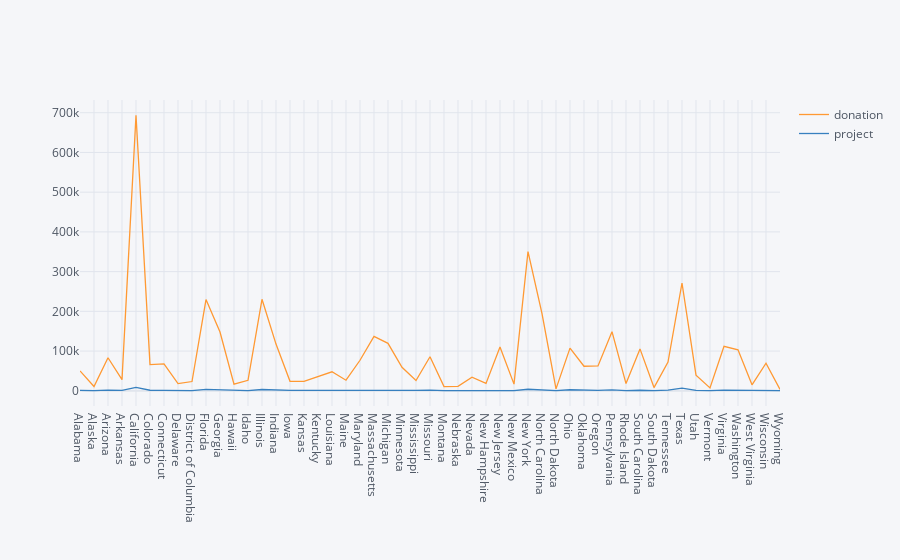

Notebook code for this chart:
### Code cell
p=pd.concat([a2,a1],axis=1,keys=['donation','project'])
p=p.dropna()
p.iplot(kind="scatter")
print(p)

### Figure 1 — Plotly figure (JSON) as saved in the notebook; plotly's stock layout.template omitted (floating-point values rounded to 4 significant figures)
{"data": [{"line": {"color": "rgba(255, 153, 51, 1.0)", "dash": "solid", "shape": "linear", "width": 1.3}, "mode": "lines", "name": "donation", "text": "", "type": "scatter", "x": ["Alabama", "Alaska", "Arizona", "Arkansas", "California", "Colorado", "Connecticut", "Delaware", "District of Columbia", "Florida", "Georgia", "Hawaii", "Idaho", "Illinois", "Indiana", "Iowa", "Kansas", "Kentucky", "Louisiana", "Maine", "Maryland", "Massachusetts", "Michigan", "Minnesota", "Mississippi", "Missouri", "Montana", "Nebraska", "Nevada", "New Hampshire", "New Jersey", "New Mexico", "New York", "North Carolina", "North Dakota", "Ohio", "Oklahoma", "Oregon", "Pennsylvania", "Rhode Island", "South Carolina", "South Dakota", "Tennessee", "Texas", "Utah", "Vermont", "Virginia", "Washington", "West Virginia", "Wisconsin", "Wyoming"], "y": [50002, 10729, 83092, 28021, 693577, 65940, 67892, 17872, 23217, 229542, 147897, 16707, 26245, 230350, 117470, 23894, 23598, 34700, 47699, 26550, 76769, 136845, 119337, 59078, 25863, 85597, 10614, 11131, 34220, 18555, 109926, 16734, 350553, 194465, 4666, 107401, 61697, 62418, 148752, 18129, 105421, 7982, 72123, 271348, 39336, 7157, 111740, 103021, 14929, 69479, 3476]}, {"line": {"color": "rgba(55, 128, 191, 1.0)", "dash": "solid", "shape": "linear", "width": 1.3}, "mode": "lines", "name": "project", "text": "", "type": "scatter", "x": ["Alabama", "Alaska", "Arizona", "Arkansas", "California", "Colorado", "Connecticut", "Delaware", "District of Columbia", "Florida", "Georgia", "Hawaii", "Idaho", "Illinois", "Indiana", "Iowa", "Kansas", "Kentucky", "Louisiana", "Maine", "Maryland", "Massachusetts", "Michigan", "Minnesota", "Mississippi", "Missouri", "Montana", "Nebraska", "Nevada", "New Hampshire", "New Jersey", "New Mexico", "New York", "North Carolina", "North Dakota", "Ohio", "Oklahoma", "Oregon", "Pennsylvania", "Rhode Island", "South Carolina", "South Dakota", "Tennessee", "Texas", "Utah", "Vermont", "Virginia", "Washington", "West Virginia", "Wisconsin", "Wyoming"], "y": [1141, 273, 1529, 923, 8457, 1321, 816, 208, 227, 3302, 2125, 266, 513, 3126, 1555, 833, 851, 1024, 1215, 483, 1145, 1447, 2653, 1169, 840, 1779, 312, 409, 538, 299, 1775, 546, 3819, 2543, 200, 2546, 1340, 978, 2163, 246, 1260, 317, 1555, 6485, 883, 181, 1656, 1581, 513, 1479, 148]}], "layout": {"autosize": true, "legend": {"bgcolor": "#F5F6F9", "font": {"color": "#4D5663"}}, "paper_bgcolor": "#F5F6F9", "plot_bgcolor": "#F5F6F9", "title": {"font": {"color": "#4D5663"}}, "xaxis": {"autorange": true, "gridcolor": "#E1E5ED", "range": [0, 50], "showgrid": true, "tickfont": {"color": "#4D5663"}, "title": {"font": {"color": "#4D5663"}, "text": ""}, "type": "category", "zerolinecolor": "#E1E5ED"}, "yaxis": {"autorange": true, "gridcolor": "#E1E5ED", "range": [-38380.0, 732100.0], "showgrid": true, "tickfont": {"color": "#4D5663"}, "title": {"font": {"color": "#4D5663"}, "text": ""}, "type": "linear", "zerolinecolor": "#E1E5ED"}}}
